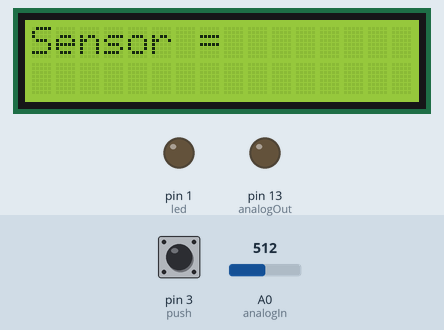
Recording of a sketch running on a simulated Arduino Uno, built with avr-gcc and run on an emulated ATmega328P. Shown: 16×2 character LCD, output pins drawn as LEDs (lit = HIGH). The test bench sets the inputs (shaded band); at power-on: pin 3 (push) LOW, A0 (analogIn) = 512.

Above: at 3.2 s.
3.3 s: pin 3 (push) pulled HIGH for 0.15 s
At 3.38 s:
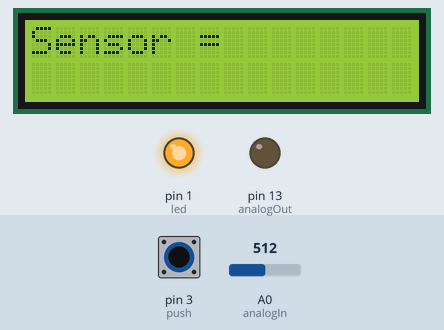
4.9 s: pin 3 (push) pulled HIGH for 3.2 s
At 8.5 s:
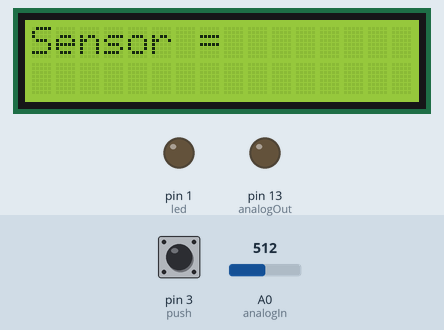
Timing chart, 0 to 10.0 s (numbered marks = the images above; inputs shaded):
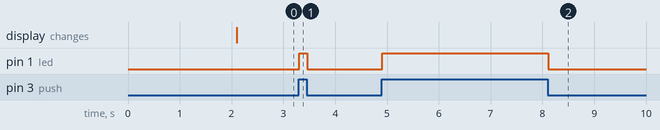

Measured:
- after the input at 3.3 s, pin 1 (led): LOW → HIGH at once, → LOW 0.15 s later
- after the input at 4.9 s, pin 1 (led): LOW → HIGH at once, → LOW 3.2 s later

The sketch:

uts.ino
```cpp
#include <LiquidCrystal_I2C.h>
LiquidCrystal_I2C lcd(0x27 ,2,1,0,4,5,6,7,3, POSITIVE);

const int analogIn = A0;
const int analogOut =13;

int led    = 1;
int push   = 3;
int sensor ;
int output ;

int button = 0;

void setup() {
  // put your setup code here, to run once:
// led dan push button
  pinMode(led,OUTPUT);
  pinMode(push,INPUT);

//lcd
  lcd.begin(16,2);
  lcd.setCursor(0,0);
  lcd.print("Ath Thaareq M");
  lcd.setCursor(0,1);
  lcd.print("16202006");
  delay(2000);
  lcd.clear();
}

void loop() {
  // put your main code here, to run repeatedly:
//data sensor

  sensor = analogRead(analogIn);
  output = map(sensor, 0, 1023, 0, 255);
  analogWrite(analogOut, analogOut);

//tampilan lcd

  lcd.setCursor(0,0);
  lcd.print("Sensor = ");
  Serial.print(analogOut);


   button = digitalRead(push);
if (button == HIGH) {
    // LED on:
    digitalWrite(led, HIGH);
  } else {
    //  LED off:
    digitalWrite(led, LOW);
  }
}
```
